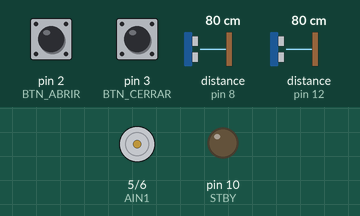
The sketch below on a simulated Arduino Uno, built with avr-gcc and run on an emulated ATmega328P. Shown: motor-driver pin pairs drawn as motors (green arrow = first pin HIGH = forward, orange = second pin HIGH = backward, longer = more drive, scaled by the enable pin, stopped while the standby pin is LOW), output pins drawn as LEDs (lit = HIGH). Wiring (inferred from the names in the program): 2 × ultrasonic range finder: trigger pin 7, echo pin 8 / trigger pin 11, echo pin 12. The inputs (shaded band) are chosen by the test bench; at power-on: pin 2 (BTN_ABRIR) HIGH, distance to the obstacle (sensors on pin 8, pin 12) 80 cm, pin 3 (BTN_CERRAR) HIGH. The echo pulse lasts 58.3 µs per cm; pins used as bus, display or sensor lines are not drawn; what the sketch prints to the serial monitor is not drawn.

Above: at 1.2 s.
1.3 s: pin 2 (BTN_ABRIR) pulled LOW for 0.15 s
At 1.7 s:
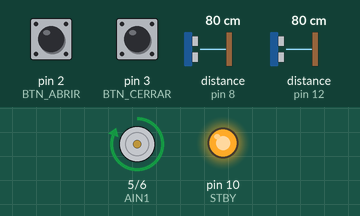
2.9 s: distance to the obstacle (sensor on pin 8) set to 9 cm
4.4 s: distance to the obstacle (sensor on pin 8) set to 6 cm
At 5.1 s:
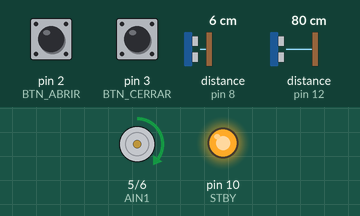
5.9 s: pin 3 (BTN_CERRAR) pulled LOW for 0.15 s
At 6.2 s:
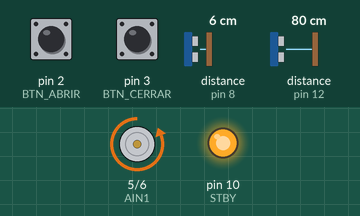
7.5 s: distance to the obstacle (sensor on pin 12) set to 2 cm
At 8.4 s:
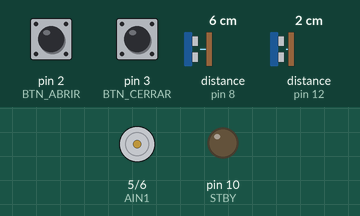
9.0 s: pin 2 (BTN_ABRIR) pulled LOW for 1 s
At 9.6 s:
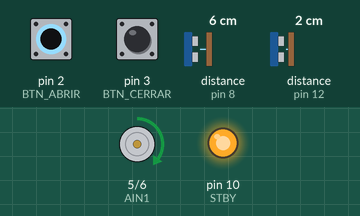
Timing chart, 0 to 12.0 s (numbered marks = the images above; inputs shaded):
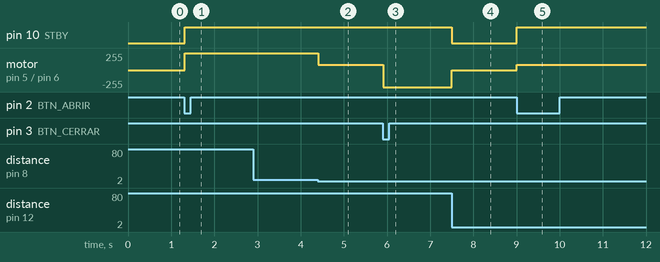

The sketch:

codigo_funcional_PID.ino
```cpp
/***************************************************
 * RÁPIDO 255PWM + PID FINAL PRECISO
 * >7cm: 255PWM (MUY RÁPIDO) | <7cm: PID preciso
 * Modelo orden 2: G(s)=15/[s(0.3s+1)(0.05s+1)]
 ***************************************************/

#define AIN1 5
#define AIN2 6
#define PWMA 9
#define STBY 10
#define BTN_ABRIR 2
#define BTN_CERRAR 3
#define TRIG_I 11
#define ECHO_I 12
#define TRIG_D 7
#define ECHO_D 8

// UMBRALES CLAROS
const float stopDist = 3.0f;    // STOP
const float pidDist = 7.0f;     // INICIO PID
const float fastPWM = 255;      // MAXIMO RÁPIDO

// PID SOLO en zona final (<7cm)
const float Ts = 0.050f;        // 20Hz
const float Kp = 4.0f;
const float Ki = 12.0f;
const float Kd = 0.20f;

float error_pid = 0, integral_pid = 0, prev_error_pid = 0, u_pid = 0;
unsigned long lastPID = 0;
unsigned long lastBtn = 0;
int mode = 0;

float medirDistancia(int trigPin, int echoPin);
void motorDerecha(int pwm);
void motorIzquierda(int pwm);
void motorStop();

void setup() {
  Serial.begin(115200);
  pinMode(AIN1, OUTPUT); pinMode(AIN2, OUTPUT); pinMode(PWMA, OUTPUT); pinMode(STBY, OUTPUT);
  pinMode(BTN_ABRIR, INPUT_PULLUP); pinMode(BTN_CERRAR, INPUT_PULLUP);
  pinMode(TRIG_I, OUTPUT); pinMode(ECHO_I, INPUT); pinMode(TRIG_D, OUTPUT); pinMode(ECHO_D, INPUT);
  motorStop();

  Serial.println(F("=== HIBRIDO: RÁPIDO 255PWM + PID PRECISO ==="));
  Serial.println(F(">7cm: 255PWM | <7cm: PID Kp=4 Ki=12 Kd=0.2"));
  Serial.println(F("Modelo orden 2: Polos 0,-3.33,-20 | Ts=50ms"));
}

void loop() {
  unsigned long now = millis();

  // BOTONES
  if (digitalRead(BTN_ABRIR) == LOW && now - lastBtn > 500) {
    lastBtn = now; mode = 1; integral_pid = 0; prev_error_pid = 0;
    Serial.println(F("ABRIR: DERECHO→3cm"));
  }
  if (digitalRead(BTN_CERRAR) == LOW && now - lastBtn > 500) {
    lastBtn = now; mode = -1; integral_pid = 0; prev_error_pid = 0;
    Serial.println(F("CERRAR: IZQUIERDO→3cm"));
  }

  // CONTROL 100ms (como tu código original)
  static unsigned long lastControl = 0;
  if (now - lastControl >= 100) {
    lastControl = now;

    float dist_I = medirDistancia(TRIG_I, ECHO_I);
    float dist_D = medirDistancia(TRIG_D, ECHO_D);
    float pos = (mode == 1) ? dist_D : dist_I;

    Serial.print(F("Mode=")); Serial.print(mode);
    Serial.print(F(" I=")); Serial.print(dist_I,1);
    Serial.print(F(" D=")); Serial.print(dist_D,1);
    Serial.print(F(" Pos=")); Serial.print(pos,1); Serial.print(F("cm"));

    if (mode == 0) {
      motorStop(); Serial.println(); return;
    }

    // ========== FASE 1: RÁPIDO 255PWM (>7cm) ==========
    if (pos > pidDist) {
      Serial.print(F(" → RAPIDO ")); Serial.println(fastPWM);
      if (mode == 1) motorDerecha(fastPWM);
      else motorIzquierda(fastPWM);
    }
    // ========== FASE 2: PID PRECISO (<7cm) ==========
    else if (pos > stopDist) {
      if (now - lastPID >= 50) {
        lastPID = now;

        error_pid = stopDist - pos;  // Error POSITIVO = acercarse más
        integral_pid += error_pid * Ts;
        integral_pid = constrain(integral_pid, -50, 50);

        float derivada = (error_pid - prev_error_pid) / Ts;
        u_pid = Kp * error_pid + Ki * integral_pid + Kd * derivada;
        u_pid = constrain(u_pid, 80, 255);

        prev_error_pid = error_pid;

        Serial.print(F(" [PID e=")); Serial.print(error_pid,1);
        Serial.print(F(" i=")); Serial.print(integral_pid,1);
        Serial.print(F(" u=")); Serial.print((int)u_pid,0);

        if (mode == 1) motorDerecha((int)u_pid);
        else motorIzquierda((int)u_pid);
      }
      Serial.println(F("]"));
    }
    // ========== STOP ==========
    else {
      Serial.println(F(" → STOP OK!"));
      motorStop();
      mode = 0;
    }
    Serial.println();
  }
}

float medirDistancia(int trigPin, int echoPin) {
  digitalWrite(trigPin, LOW); delayMicroseconds(3);
  digitalWrite(trigPin, HIGH); delayMicroseconds(10);
  digitalWrite(trigPin, LOW);
  unsigned long dur = pulseIn(echoPin, HIGH, 40000UL);
  if (dur == 0) return 999.0f;
  float dist = (dur * 0.0343f) / 2.0f;
  return constrain(dist, 2.0f, 400.0f);
}

void motorDerecha(int pwm) {
  digitalWrite(STBY, HIGH); digitalWrite(AIN1, HIGH); digitalWrite(AIN2, LOW);
  analogWrite(PWMA, constrain(pwm, 0, 255));
}

void motorIzquierda(int pwm) {
  digitalWrite(STBY, HIGH); digitalWrite(AIN1, LOW); digitalWrite(AIN2, HIGH);
  analogWrite(PWMA, constrain(pwm, 0, 255));
}

void motorStop() {
  analogWrite(PWMA, 0); digitalWrite(STBY, LOW);
}
```

Measured:
- the behaviour switches between 8 and 7 cm on distance to the obstacle (sensor on pin 8) (found by bisection; images 1 and 2)
- after the input at 1.3 s, pin 10 (STBY): LOW → HIGH at once; motor on pin 5 (AIN1) / pin 6 (AIN2): stopped → forward 255/255 at once
- after the input at 2.9 s, every drawn part: stays the same
- after the input at 4.4 s, motor on pin 5 (AIN1) / pin 6 (AIN2): forward 255/255 → forward 80/255 at once
- after the input at 5.9 s, motor on pin 5 (AIN1) / pin 6 (AIN2): forward 80/255 → backward 255/255 at once
- after the input at 7.5 s, pin 10 (STBY): HIGH → LOW at once; motor on pin 5 (AIN1) / pin 6 (AIN2): backward 255/255 → stopped at once
- after the input at 9.0 s, pin 10 (STBY): LOW → HIGH at once; motor on pin 5 (AIN1) / pin 6 (AIN2): stopped → forward 80/255 at once
